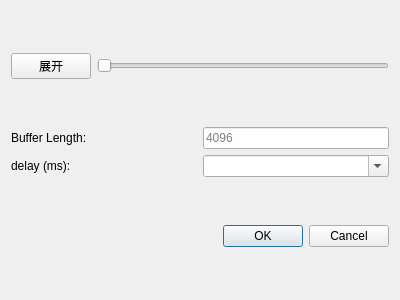
<?xml version="1.0" encoding="UTF-8"?>
<ui version="4.0">
 <class>speedLimitPanel</class>
 <widget class="QDialog" name="speedLimitPanel">
  <property name="geometry">
   <rect>
    <x>0</x>
    <y>0</y>
    <width>400</width>
    <height>300</height>
   </rect>
  </property>
  <property name="windowTitle">
   <string>Dialog</string>
  </property>
  <layout class="QVBoxLayout" name="verticalLayout_2">
   <item>
    <layout class="QHBoxLayout" name="presetLayout">
     <item>
      <widget class="QPushButton" name="pushButton_collapse">
       <property name="text">
        <string>展开</string>
       </property>
      </widget>
     </item>
     <item>
      <widget class="QSlider" name="horizontalSlider_presetSlider">
       <property name="pageStep">
        <number>0</number>
       </property>
       <property name="orientation">
        <enum>Qt::Horizontal</enum>
       </property>
      </widget>
     </item>
    </layout>
   </item>
   <item>
    <layout class="QVBoxLayout" name="argumentLayout">
     <item>
      <layout class="QHBoxLayout" name="BufferLengthLayout">
       <item>
        <widget class="QLabel" name="label_BufferLength">
         <property name="text">
          <string>Buffer Length:</string>
         </property>
        </widget>
       </item>
       <item>
        <widget class="QLineEdit" name="lineEdit_BufferLength">
         <property name="sizePolicy">
          <sizepolicy hsizetype="Preferred" vsizetype="Fixed">
           <horstretch>0</horstretch>
           <verstretch>0</verstretch>
          </sizepolicy>
         </property>
         <property name="minimumSize">
          <size>
           <width>0</width>
           <height>0</height>
          </size>
         </property>
         <property name="placeholderText">
          <string>4096</string>
         </property>
        </widget>
       </item>
      </layout>
     </item>
     <item>
      <layout class="QHBoxLayout" name="delaymsLayout">
       <item>
        <widget class="QLabel" name="label_delayms">
         <property name="text">
          <string>delay (ms):</string>
         </property>
        </widget>
       </item>
       <item>
        <widget class="QComboBox" name="comboBox_delayms">
         <property name="editable">
          <bool>true</bool>
         </property>
         <property name="maxVisibleItems">
          <number>6</number>
         </property>
         <property name="maxCount">
          <number>10</number>
         </property>
         <property name="placeholderText">
          <string>0ms</string>
         </property>
         <item>
          <property name="text">
           <string>0</string>
          </property>
         </item>
         <item>
          <property name="text">
           <string>1</string>
          </property>
         </item>
         <item>
          <property name="text">
           <string>2</string>
          </property>
         </item>
         <item>
          <property name="text">
           <string>3</string>
          </property>
         </item>
         <item>
          <property name="text">
           <string>4</string>
          </property>
         </item>
         <item>
          <property name="text">
           <string>5</string>
          </property>
         </item>
        </widget>
       </item>
      </layout>
     </item>
    </layout>
   </item>
   <item>
    <widget class="QDialogButtonBox" name="buttonBox">
     <property name="orientation">
      <enum>Qt::Horizontal</enum>
     </property>
     <property name="standardButtons">
      <set>QDialogButtonBox::Cancel|QDialogButtonBox::Ok</set>
     </property>
    </widget>
   </item>
  </layout>
 </widget>
 <resources/>
 <connections>
  <connection>
   <sender>buttonBox</sender>
   <signal>accepted()</signal>
   <receiver>speedLimitPanel</receiver>
   <slot>accept()</slot>
   <hints>
    <hint type="sourcelabel">
     <x>248</x>
     <y>254</y>
    </hint>
    <hint type="destinationlabel">
     <x>157</x>
     <y>274</y>
    </hint>
   </hints>
  </connection>
  <connection>
   <sender>buttonBox</sender>
   <signal>rejected()</signal>
   <receiver>speedLimitPanel</receiver>
   <slot>reject()</slot>
   <hints>
    <hint type="sourcelabel">
     <x>316</x>
     <y>260</y>
    </hint>
    <hint type="destinationlabel">
     <x>286</x>
     <y>274</y>
    </hint>
   </hints>
  </connection>
 </connections>
</ui>
